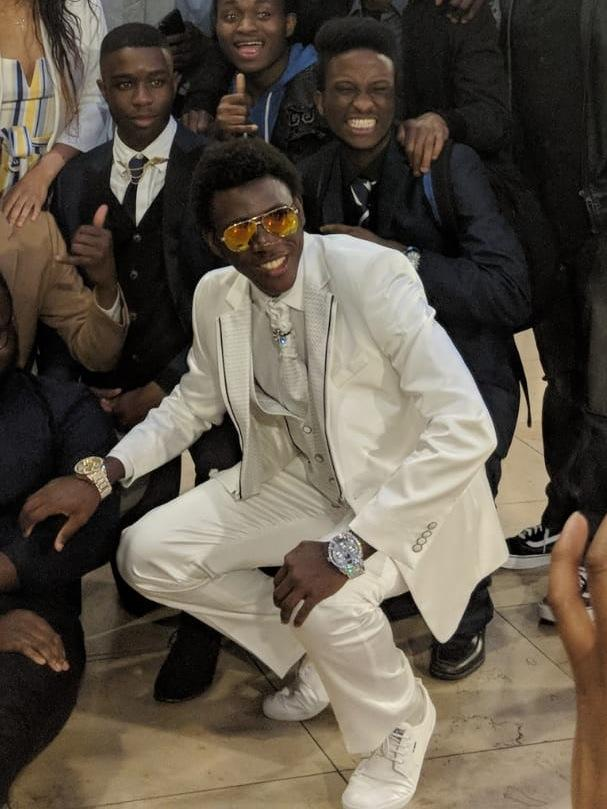
#> input picture ed2.jpg, 607 x 809 px
$ python filters.py
#> lines starting #> are read from the running program, lines starting #| are printed output that depends on the picture
#Denoising with filters
import numpy as np
from PIL import Image
import skimage.color as sc

i = np.array(Image.open("ed2.jpg"))
#> i is the input picture: shape (809, 607, 3); mean R, G, B 93.8, 85.1, 73.1
i_mono = sc.rgb2gray(i)
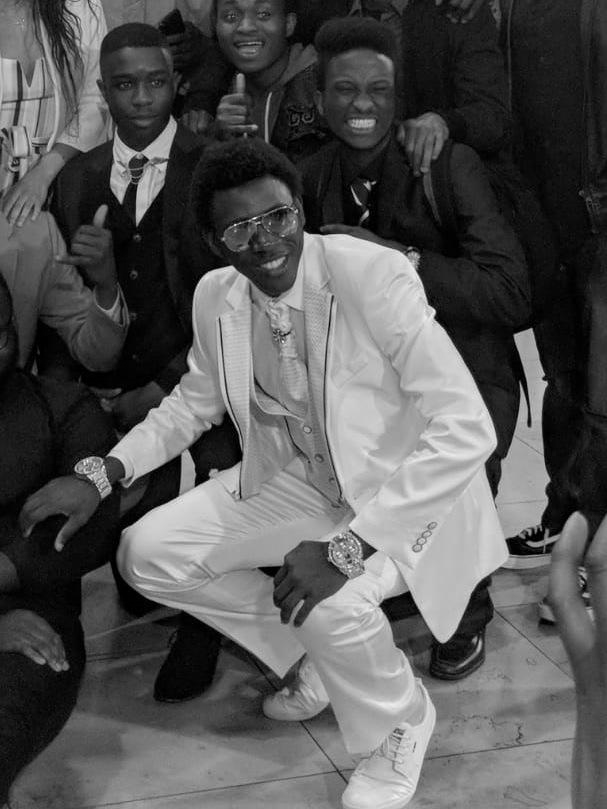
#> i_mono: shape (809, 607) float64; min 0, max 0.98, mean 0.338

 #Equalize the image and add noise
from skimage import exposure
import matplotlib.pyplot as plt
from PIL import Image
import numpy as np
import skimage

i_eq = exposure.equalize_hist(i_mono)
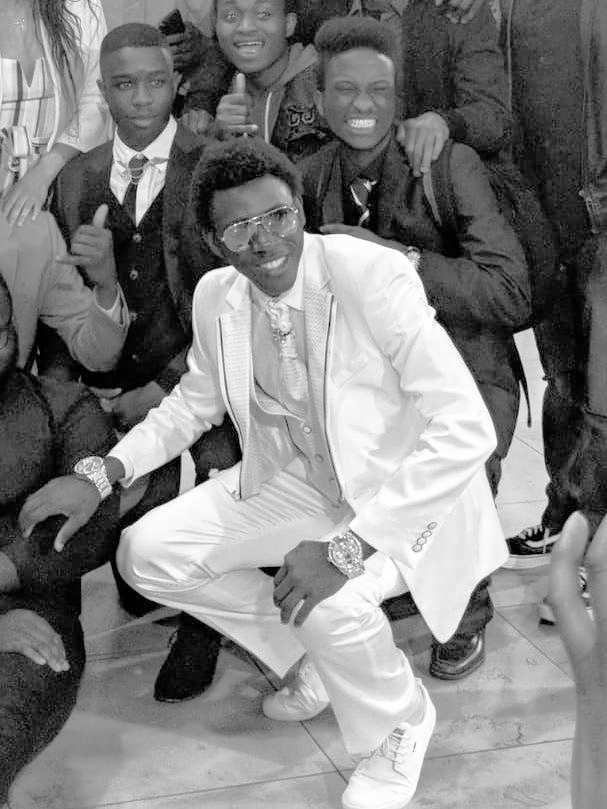
#> i_eq: shape (809, 607) float64; min 0.00426, max 1, mean 0.503
i_n = skimage.util.random_noise(i_eq)

fig, ax = plt.subplots()
im = ax.imshow(i_n, cmap=plt.get_cmap('gray'), interpolation='nearest', vmin=0, vmax=1)
#plt.show()

 #Use a Gaussian filter
def gauss_filter(im, sigma = 10):
#> called with sigma = 10
	from scipy.ndimage.filters import gaussian_filter as gf
	import numpy as np
	return gf(im, sigma = sigma)
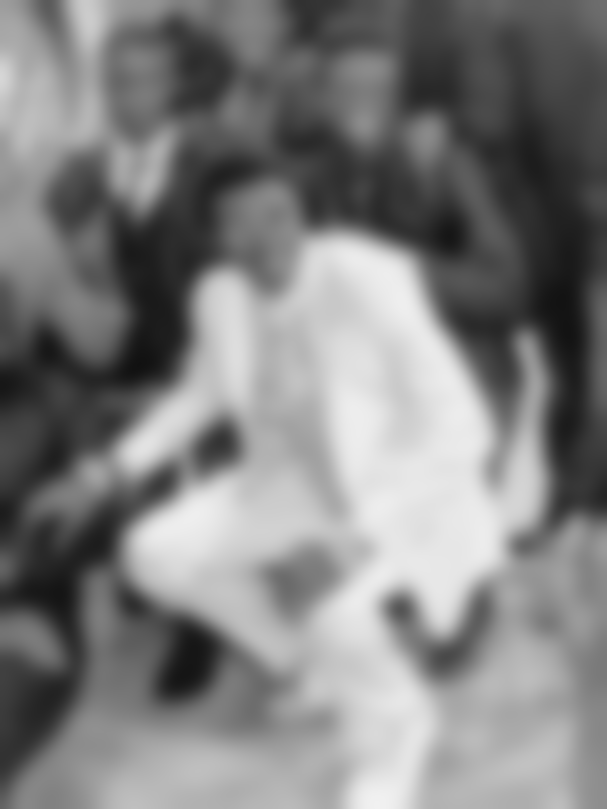
#> returned value: shape (809, 607) float64; min 0.0701, max 0.946, mean 0.503
i_g = gauss_filter(i_n)
fig, ax = plt.subplots()
im = ax.imshow(i_g, cmap=plt.get_cmap('gray'), interpolation='nearest', vmin=0, vmax=1)
#plt.show()

 #Use a median filter
def med_filter(im, size = 10):
#> called with size = 10
	from scipy.ndimage.filters import median_filter as mf
	import numpy as np
	return mf(im, size = size)
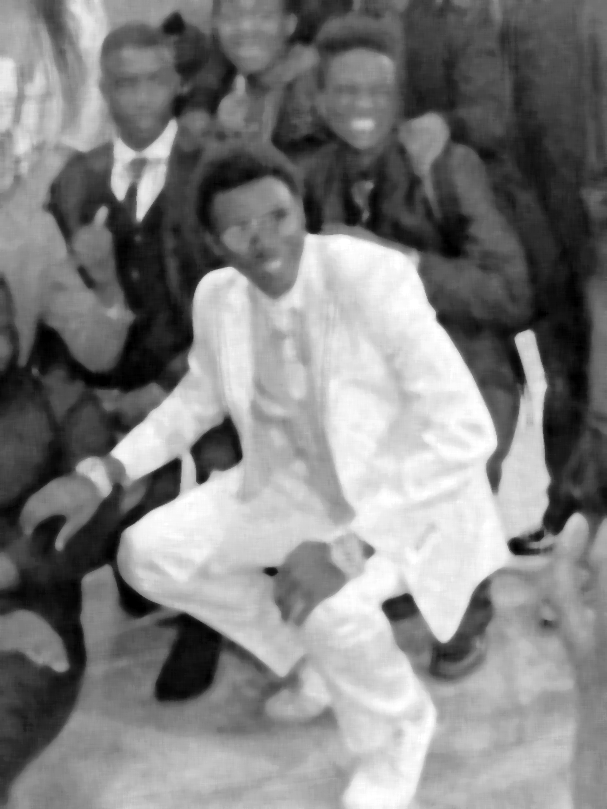
#> returned value: shape (809, 607) float64; min 0, max 1, mean 0.505
i_m = med_filter(i_n)
fig, ax = plt.subplots()
im = ax.imshow(i_m, cmap=plt.get_cmap('gray'), interpolation='nearest', vmin=0, vmax=1)
plt.show()

$ run again, with ed1.jpg copied over ed2.jpg
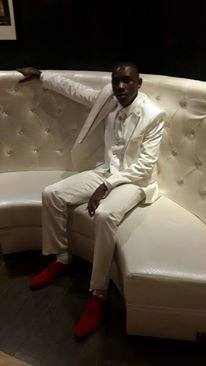
#> input picture ed1.jpg, 206 x 366 px
#> i is the input picture: shape (366, 206, 3); mean R, G, B 83.9, 73.5, 61.3
#> `i_n = skimage.util.random_noise(i_eq)`:
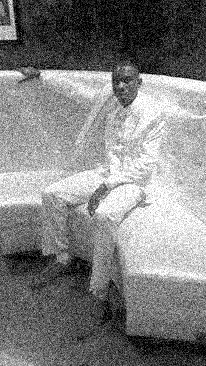
#> i_n: shape (366, 206) float64; min 0, max 1, mean 0.506
#> in med_filter, `return mf(im, size = size)`:
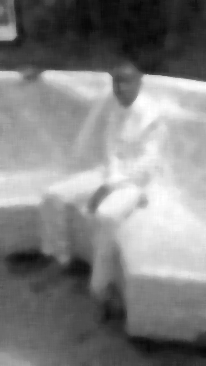
#> returned value: shape (366, 206) float64; min 0.0297, max 1, mean 0.508
